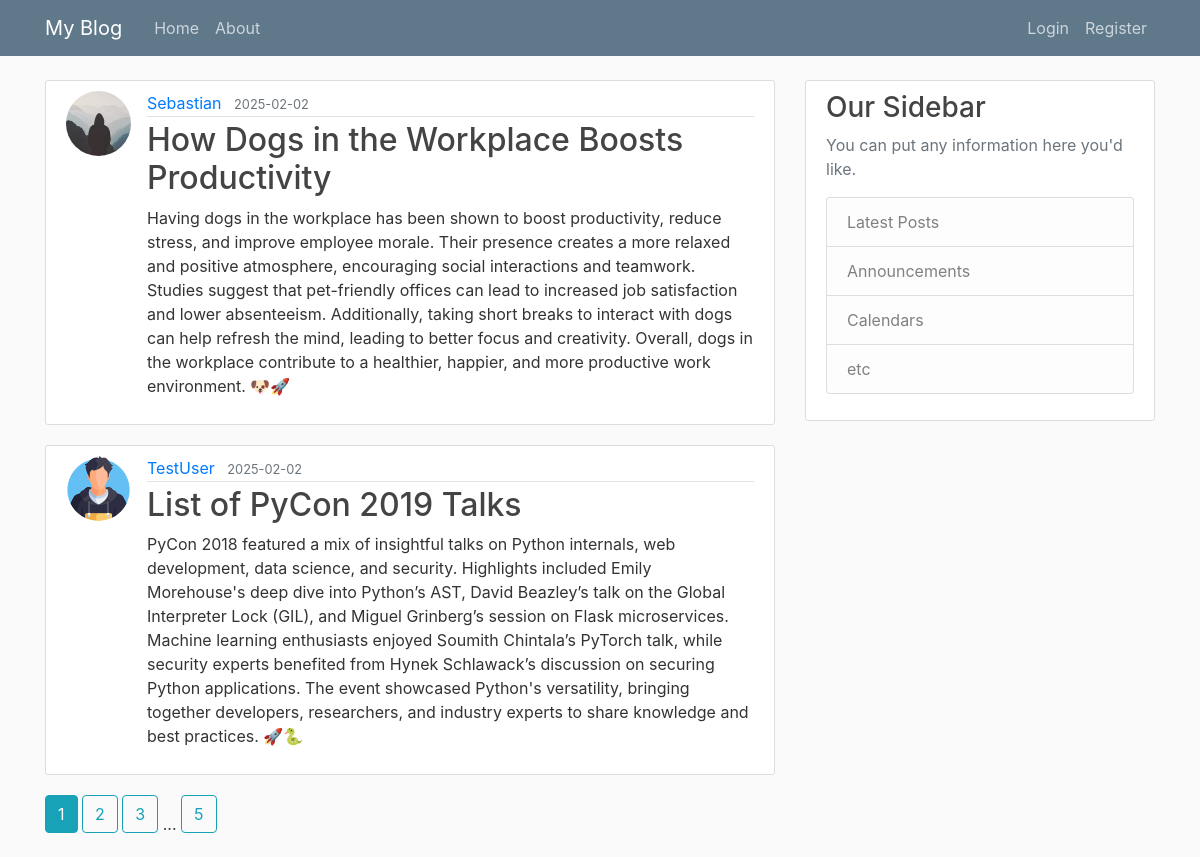
Page /home on the earlier database version.
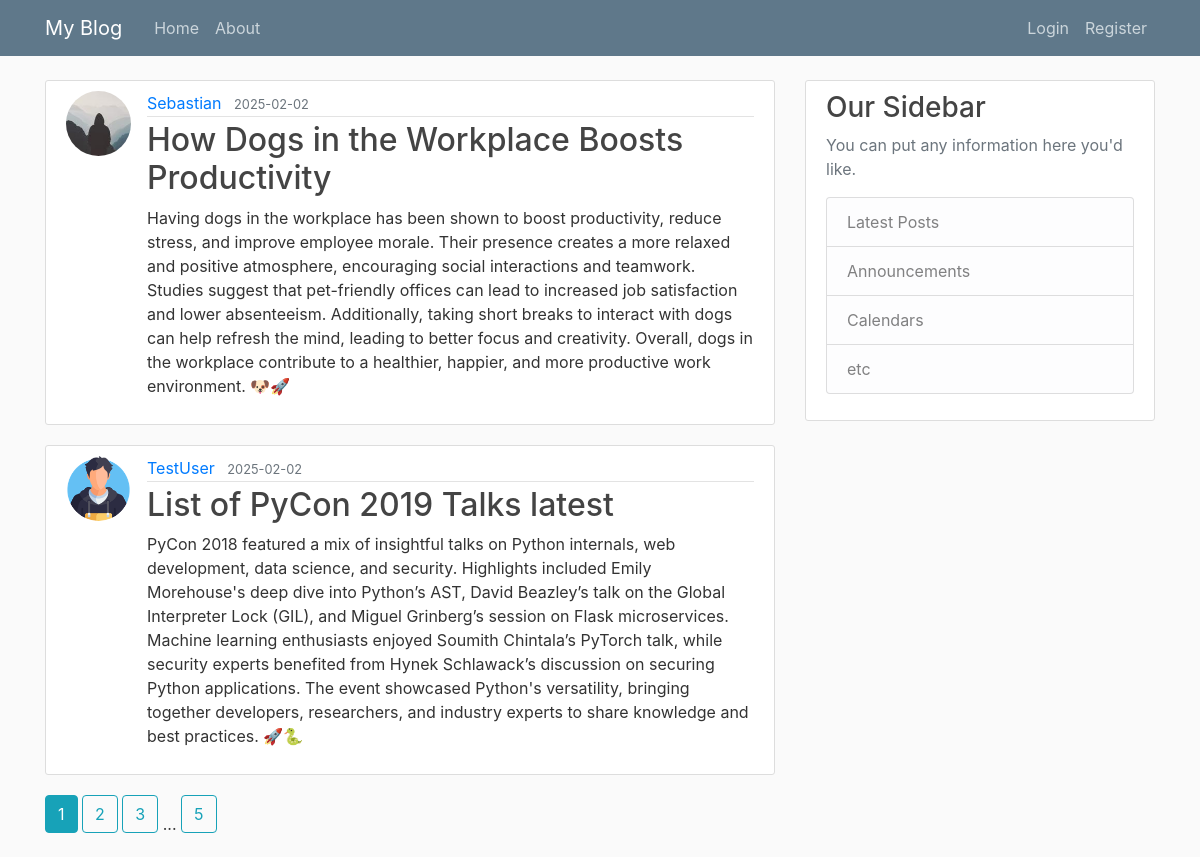
Same page on the later database version.
### flaskblog/models.py (models this page shows, shortened)
class Post(db.Model):
    id = db.Column(db.Integer, primary_key=True)
    title=db.Column(db.String(100),nullable=False)
    date_posted=db.Column(db.DateTime,nullable=False,default=datetime.utcnow)
    content=db.Column(db.Text,nullable=False)
    user_id=db.Column(db.Integer,db.ForeignKey("user.id"),nullable=False)

class User(db.Model, UserMixin):
    id = db.Column(db.Integer, primary_key=True)
    username = db.Column(db.String(20),unique=True,nullable=False)
    email = db.Column(db.String(120),unique=True,nullable=False)
    image_file = db.Column(db.String(20),nullable=False,default='default.jpg')
    password = db.Column(db.String(60),nullable=False)
    posts=db.relationship('Post',backref='author',lazy=True)

### flaskblog/main/routes.py (the view)
@main.route("/")
@main.route("/home")
def home():
    page=request.args.get('page',1,type=int)
    posts=Post.query.order_by(Post.date_posted.desc()).paginate(page=page,per_page=2)
    return render_template ("home.html",posts=posts)

### flaskblog/templates/home.html
{%extends 'layout.html'%} {%block content%} {%for post in posts.items%}
<article class="media content-section">
  <img
    class="rounded-circle article-img"
    src="{{url_for('static',filename='profile_pics/'+post.author.image_file)}}"
  />
  <div class="media-body">
    <div class="article-metadata">
      <a
        class="mr-2"
        href="{{url_for('users.user_posts',username=post.author.username)}}"
        >{{ post.author.username }}</a
      >
      <small class="text-muted"
        >{{ post.date_posted.strftime('%Y-%m-%d') }}</small
      >
    </div>
    <h2>
      <a class="article-title" href="{{url_for('posts.post',post_id=post.id)}}"
        >{{ post.title }}</a
      >
    </h2>
    <p class="article-content">{{ post.content }}</p>
  </div>
</article>
{%endfor%} {%for page_num in
posts.iter_pages(left_edge=1,right_edge=1,left_current=1,right_current=2)%} {%if
page_num%} {%if posts.page==page_num%}
<a class="btn btn-info mb-4" href="{{url_for('main.home',page=page_num)}}"
  >{{page_num}}</a
>
{%else%}
<a
  class="btn btn-outline-info mb-4"
  href="{{url_for('main.home',page=page_num)}}"
  >{{page_num}}</a
>
{%endif%} {%else%} ... {%endif%} {%endfor%} {%endblock content%}

Differences in the rows shown:
changed Post "TestUser": title "List of PyCon 2019 Talks" → "List of PyCon 2019 Talks latest"
